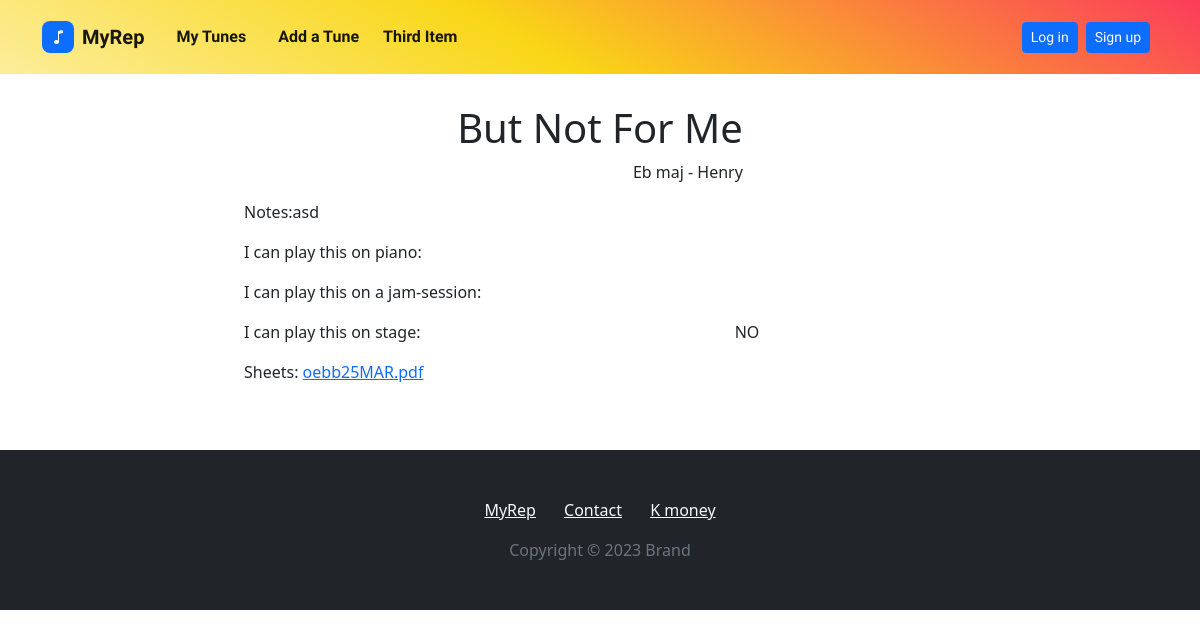
Before: /tunes/1/2/ with the older database file.
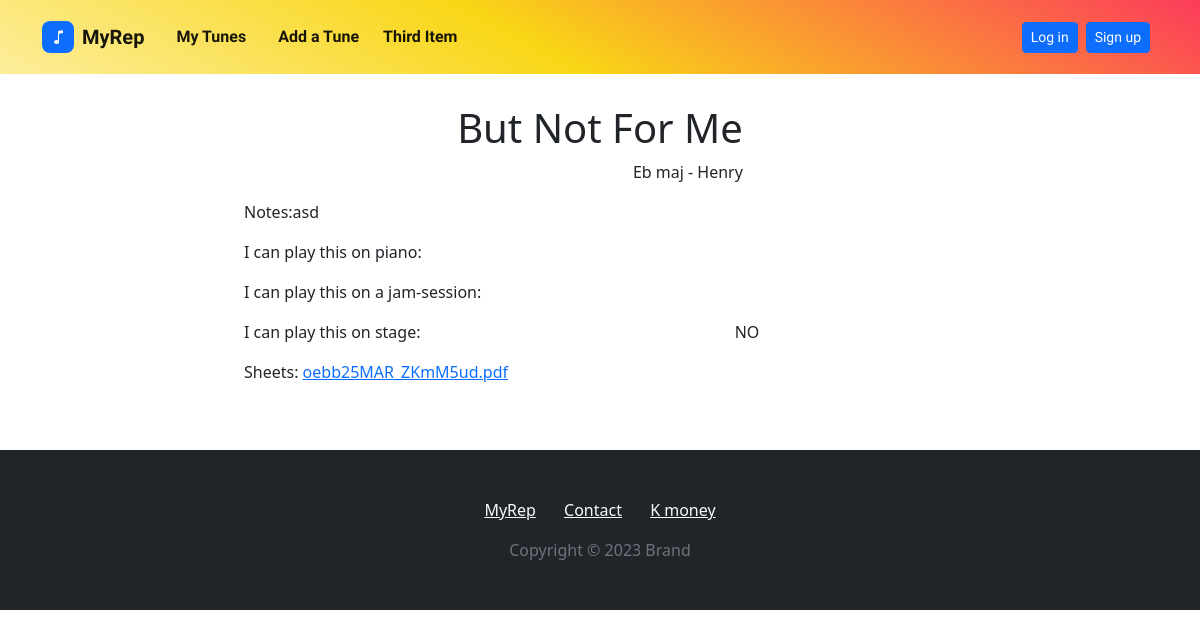
After: the same page with the newer database file.
### tunes/models.py (models this page shows, shortened)
class UserTune(models.Model):
    user = models.ForeignKey(settings.AUTH_USER_MODEL, on_delete=models.CASCADE)
    tune = models.ForeignKey(Tune, on_delete=models.CASCADE)
    notes = models.TextField(max_length=400,null=True,blank=True)
    playonpiano = models.BooleanField(default=False)
    playonjamsession = models.BooleanField(default=False)
    playonstage = models.BooleanField(default=False)
    havesheet = models.BooleanField(default=False)
    sheet = models.FileField(upload_to= tunes_user_directory_path , blank=True, null=True, validators=[validate_file_extension])
    updated = models.DateField(auto_now=True)
    created = models.DateField(auto_now_add=True)
    public = models.BooleanField(default=False)
    objects = UserTuneManager()
    @property
    def filename(self):
        return os.path.basename(self.sheet.name)

class Tune(models.Model):
    KEY_CHOICHES = (
        ('C maj','C maj'), ('G maj','G maj'), ('D maj','D maj'), ('A maj','A maj'), ('E maj','E maj'), ('F maj','F maj'),
        ('B maj','B maj'), ('Cb maj','Cb maj'), ('Gb maj','Gb maj'), ('F# maj','F# maj'), ('Db maj','Db maj'),
        ('C# maj','C# maj'), ('Ab maj','Ab maj'), ('Eb maj','Eb maj'), ('Bb maj','Bb maj')
    )
    name = models.CharField(max_length=100)
    composer = models.CharField(max_length=100, null=True, blank=True)
    key = models.CharField(max_length=15, null=True, blank=True, choices=KEY_CHOICHES)
    genre = models.CharField(max_length=100, null=True, blank=True)

### tunes/views.py (the view)
# urls.py: path('tunes/<int:pk>/<int:id>/', usertune_detail_view, name='tunes-detail-view'),
def usertune_detail_view(request, pk, id):
    User = get_user_model()
    user = User.objects.get(id=pk)
    usertune = get_object_or_404(UserTune, id=id, user=user)
    context = {
        'usertune':usertune
    }
    if all([request.user != usertune.user, usertune.public == False ]):
        return redirect('home-view')
    return render(request, 'pages/usertune_detail.html', context)

### templates/pages/usertune_detail.html (shortened to what this page needs)
<!DOCTYPE html>
<html lang="en">
{% extends "main/main.html" %}
{% load static %}
{% block content %}
<head>
    <link rel="stylesheet" href="{% static 'assets/bootstrap/css/bootstrap.min.css' %} ">
</head>
<body>
    <div class="container">
        <div class="row">
            <div class="col d-flex d-xxl-flex justify-content-center align-items-center justify-content-xxl-center align-items-xxl-center">
                <div>
                    <h1>{{usertune.tune.name|title}}</h1>
                    <p class="text-end">{{usertune.tune.key}} - {{usertune.tune.composer}} </p>
                </div>
            </div>
        </div>
        <div class="row">
            <div class="col">
                <div class="row">
                    <div class="col">
                        {% if usertune.notes %}
                        <p>Notes:{{usertune.notes}}</p>
                        {% else %}
                        <p>You can add a note in Edit.</p>
                        {% endif %}
                    </div>
                </div>
                <div class="row">
                    <div class="col-8">
                        <p>I can play this on piano:</p>
                    </div>
                    <div class="col">{% if usertune.playonpiano %}<i class="fas fa-check"></i>{% else %}{% endif %}</div>
                </div>
                <div class="row">
                    <div class="col-8">
                        <p>I can play this on a jam-session:</p>
                    </div>
                    <div class="col">{% if usertune.playonjamsession %}{% else %}<i class="fas fa-times"></i>{% endif %}</div>
                </div>
                <div class="row">
                    <div class="col-8">
                        <p>I can play this on stage:</p>
                    </div>
                    <div class="col">{% if usertune.playonstage %}YES<i class="fas fa-check"></i>{% else %}NO{% endif %}</div>
                </div>
                {% if usertune.sheet %}
                <div class="row">
                    <div class="col-8">
                        <p>Sheets: <a href={% url 'usertune-sheet-view' usertune.user.id usertune.id  %} target='blank'>  {{usertune.filename}}</a></p>
                    </div>
                </div>
                {% else %}
                <div class="row">
                    <div class="col-8">
                        <p>Add a sheet in the Edit.</p>
                    </div>
                </div>
                {% endif %}
            </div>
        </div>
    </div>
</body>
</html>
{% endblock content %}

Changed rows visible on the page:
changed UserTune "asd": filename "oebb25MAR.pdf" → "oebb25MAR_ZKmM5ud.pdf"
